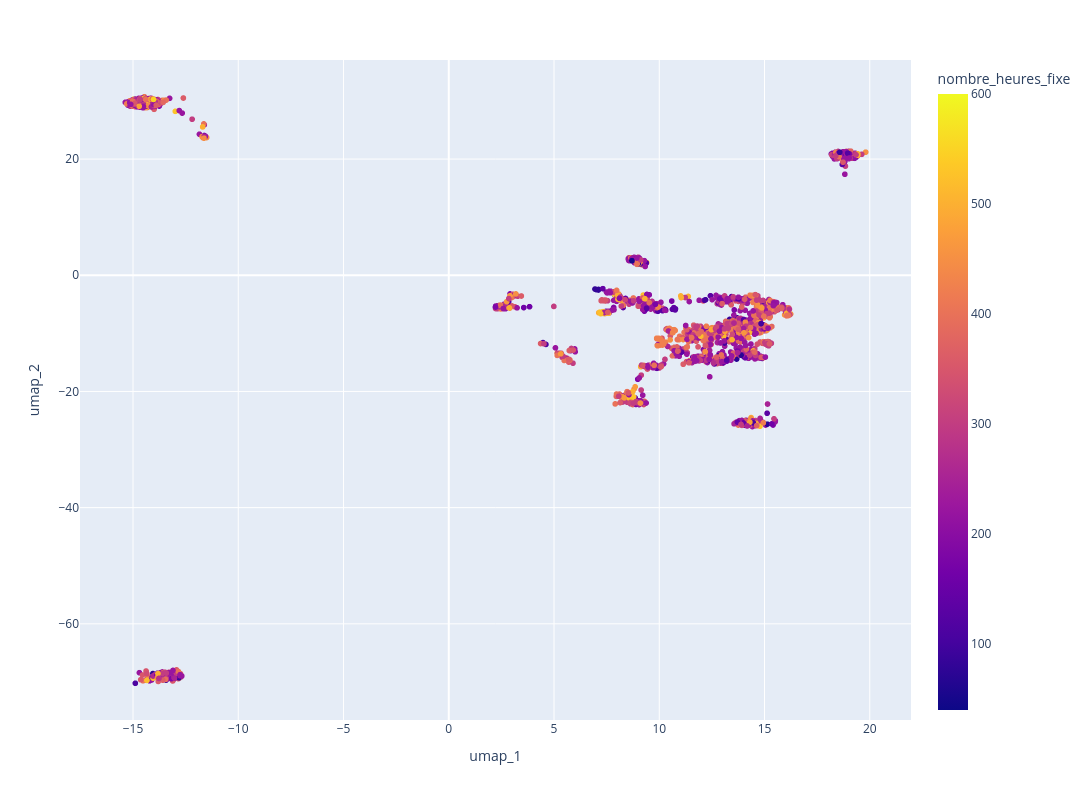

The notebook cell this image was saved under:
### Code cell
import plotly.express as px


fig = px.scatter(
    data_frame=df_2023[pd.col("nombre_heures_fixe") <=600],
    x="umap_1",
    y="umap_2",
    color="nombre_heures_fixe",
    hover_name="page_content"
)

fig.update_layout(height=800, width=1200)

### Figure 1 — Plotly figure (JSON) as saved in the notebook; plotly's stock layout.template omitted (floating-point values rounded to 4 significant figures; data arrays with more than 128 entries replaced by an {"elided": "..."} marker saying what was removed)
{"data": [{"hovertemplate": "<b>%{hovertext}</b><br><br>umap_1=%{x}<br>umap_2=%{y}<br>nombre_heures_fixe=%{marker.color}<extra></extra>", "hovertext": {"elided": "2169 str values"}, "legendgroup": "", "marker": {"color": {"elided": "2169 int values"}, "coloraxis": "coloraxis", "symbol": "circle"}, "mode": "markers", "name": "", "showlegend": false, "type": "scattergl", "x": {"elided": "2169 float values"}, "xaxis": "x", "y": {"elided": "2169 float values"}, "yaxis": "y"}], "layout": {"coloraxis": {"colorbar": {"title": {"text": "nombre_heures_fixe"}}, "colorscale": [[0, "#0d0887"], [0.1111, "#46039f"], [0.2222, "#7201a8"], [0.3333, "#9c179e"], [0.4444, "#bd3786"], [0.5556, "#d8576b"], [0.6667, "#ed7953"], [0.7778, "#fb9f3a"], [0.8889, "#fdca26"], [1, "#f0f921"]]}, "height": 800, "legend": {"tracegroupgap": 0}, "margin": {"t": 60}, "width": 1200, "xaxis": {"anchor": "y", "domain": [0, 1], "title": {"text": "umap_1"}}, "yaxis": {"anchor": "x", "domain": [0, 1], "title": {"text": "umap_2"}}}}
